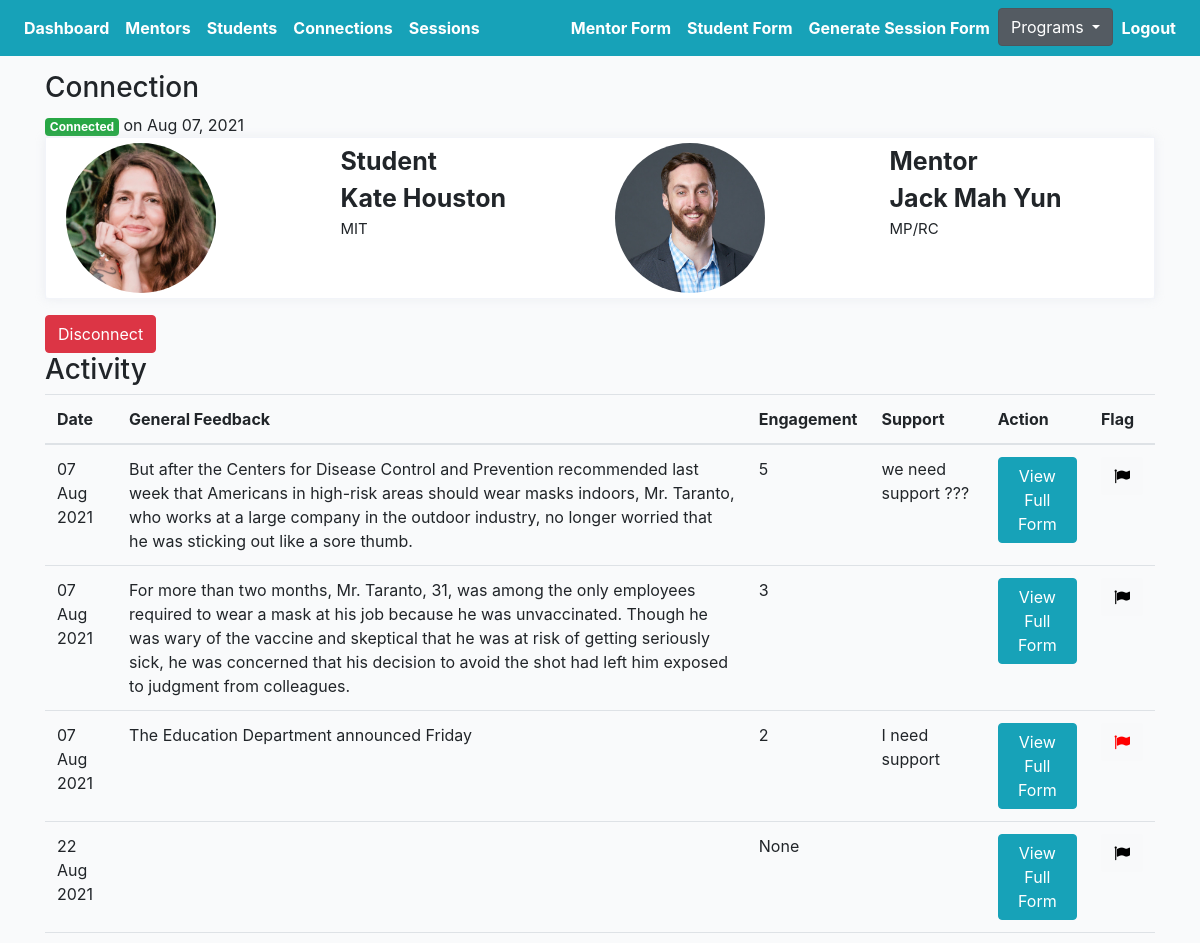
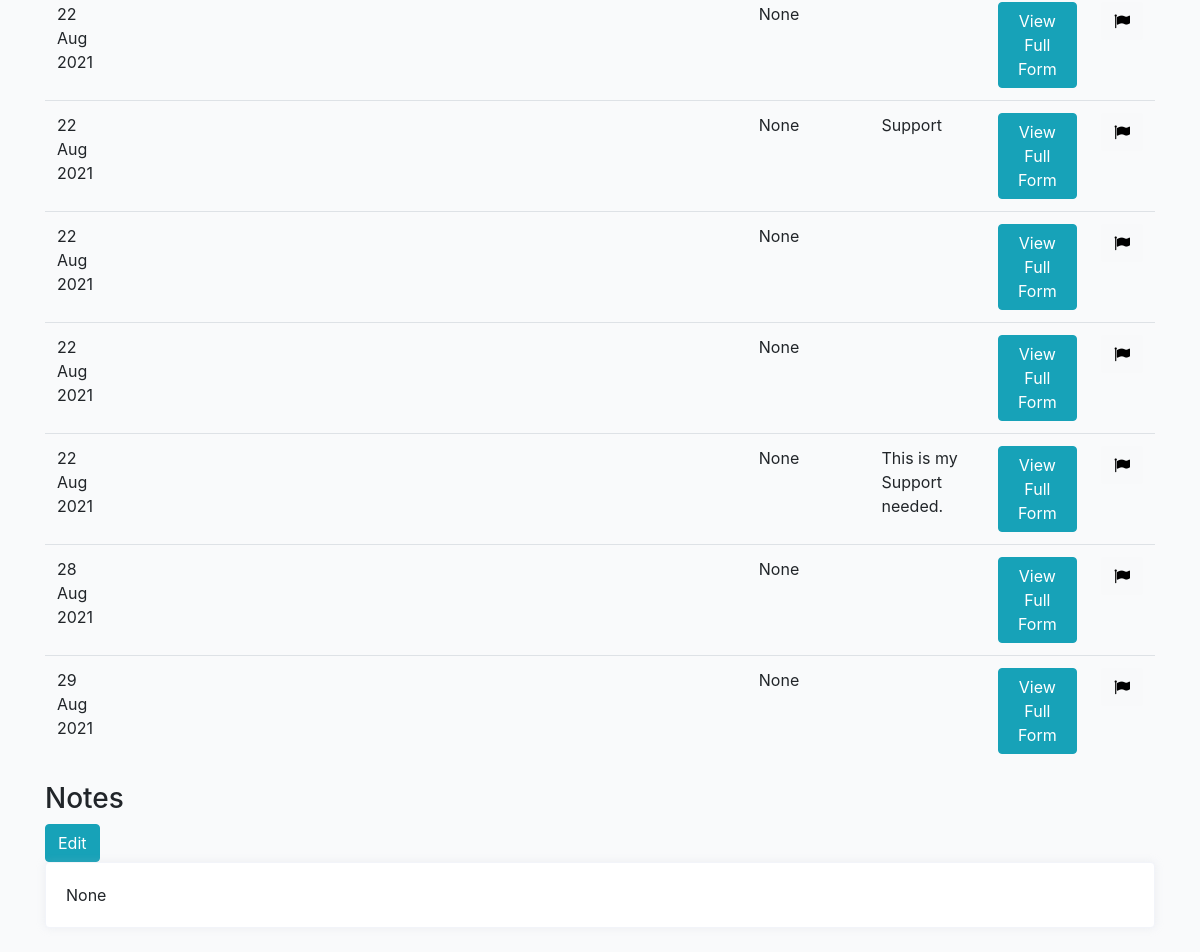
The page /mentoring/23/connection-detail (signed in) on the database its author committed (2 pictures, top to bottom).
### mprofiles/models.py (models this page shows, shortened)
class Connection(models.Model):
    student = models.ForeignKey(Student, on_delete=models.CASCADE, related_name='student')
    mentor = models.ForeignKey(Mentor, on_delete=models.CASCADE, related_name='mentor')
    status = models.CharField(max_length=200, choices=STATUS_CHOICES)
    updated = models.DateTimeField(auto_now=True)
    created = models.DateTimeField(auto_now_add=True)
    flag = models.BooleanField(default=False)
    note = models.TextField(null=True, blank=True, max_length=1000)

class Student(models.Model):
    avatar = models.ImageField(default='avatar.png', upload_to='avatars/')
    first_name = models.CharField(max_length=200, blank=True)
    last_name = models.CharField(max_length=200, blank=True)
    email = models.EmailField(max_length=200, blank=True)
    phone = models.CharField(max_length=200, blank=True)
    address = models.CharField(max_length=200, blank=True)
    grade = models.CharField(max_length=200, blank=True)
    school = models.CharField(max_length=200, blank=True)
    academic_advisor = models.ForeignKey(Academicadvisor, null=True, blank=True, on_delete=models.CASCADE, related_name='academic_advisor')
    academic_advisor_email = models.EmailField(max_length=200, blank=True)
    reason = models.TextField(null=True, blank=True, max_length=1000)
    know = models.TextField(null=True, blank=True, max_length=1000)
    question1 = models.CharField(max_length=200, choices=QUESTION_CHOICES)
    answer1 = models.TextField(null=True, blank=True, max_length=1000)
    question2 = models.CharField(max_length=200, choices=QUESTION_CHOICES)
    answer2 = models.TextField(null=True, blank=True, max_length=1000)
    prefer_sex = models.CharField(max_length=200, choices=GENDER_CHOICES)
    geographical = models.CharField(max_length=200, choices=GEOGRAPHICAL_CHOICES)
    commit = models.CharField(null=True, blank=True, max_length=200, choices=YES_NO)
    available = models.CharField(null=True, blank=True, max_length=200, choices=YES_NO)
    seminar = models.CharField(null=True, blank=True, max_length=200, choices=YES_NO)
    understand = models.CharField(null=True, blank=True, max_length=200, choices=YES_NO)
    signature = models.CharField(null=True, blank=True, max_length=200, choices=YES_NO)
    updated = models.DateTimeField(auto_now=True)
    created = models.DateTimeField(auto_now_add=True)
    slug = models.SlugField(unique=True, blank=True)
    flag = models.BooleanField(default=False)
    note = models.TextField(null=True, blank=True, max_length=1000)
    __initial_first_name = None
    __initial_last_name = None
    def __init__(self, *args, **kwargs):
        super().__init__(*args, **kwargs)
        self.__initial_first_name = self.first_name
        self.__initial_last_name = self.last_name

class Mentor(models.Model):
    avatar = models.ImageField(default='avatar.png', upload_to='avatars/')
    first_name = models.CharField(max_length=200, blank=True)
    last_name = models.CharField(max_length=200, blank=True)
    email = models.EmailField(max_length=200, blank=True)
    phone = models.CharField(max_length=200, blank=True)
    address = models.CharField(max_length=200, blank=True)
    spanish = models.CharField(null=True, blank=True, max_length=200, choices=SPANISH_CHOICES)
    language = models.TextField(null=True, blank=True, max_length=1000)
    emergency_contact = models.TextField(null=True, blank=True, max_length=1000)
    employment_status = models.CharField(max_length=200, choices=EMPLOYMENT_CHOICES)
    employer_info = models.TextField(null=True, blank=True, max_length=1000)
    partner = models.CharField(null=True, blank=True, max_length=200, choices=PARTNER_CHOICES)
    hear = models.TextField(null=True, blank=True, max_length=1000)
    experience = models.TextField(null=True, blank=True, max_length=1000)
    reason = models.TextField(null=True, blank=True, max_length=1000)
    know = models.TextField(null=True, blank=True, max_length=1000)
    question1 = models.CharField(null=True, blank=True, max_length=200, choices=QUESTION_CHOICES)
    answer1 = models.TextField(null=True, blank=True, max_length=1000)
    question2 = models.CharField(null=True, blank=True, max_length=200, choices=QUESTION_CHOICES)
    answer2 = models.TextField(null=True, blank=True, max_length=1000)
    support = models.ManyToManyField(Support, blank=True, related_name='supports')
    prefer_sex = models.CharField(max_length=200, choices=GENDER_CHOICES)
    geographical = models.CharField(max_length=200, choices=GEOGRAPHICAL_CHOICES)
    commit = models.CharField(null=True, blank=True, max_length=200, choices=YES_NO)
    available = models.CharField(null=True, blank=True, max_length=200, choices=YES_NO)
    seminar = models.CharField(null=True, blank=True, max_length=200, choices=YES_NO)
    signature = models.TextField(null=True, blank=True, max_length=1000)
    grant = models.CharField(max_length=200, choices=GRANT_CHOICES)
    cont_student_bridge = models.TextField(null=True, blank=True, max_length=1000)
    check = models.CharField(null=True, blank=True, max_length=200, choices=YES_NO)
    question = models.TextField(null=True, blank=True, max_length=1000)
    friends = models.ManyToManyField(Student, blank=True, related_name='mentors')
    updated = models.DateTimeField(auto_now=True)
    created = models.DateTimeField(auto_now_add=True)
    slug = models.SlugField(unique=True, blank=True)
    flag = models.BooleanField(default=False)
    note = models.TextField(null=True, blank=True, max_length=1000)
    ethnic = models.CharField(null=True, blank=True, max_length=200, choices=ETHNIC_CHOICES)
    __initial_first_name = None
    __initial_last_name = None
    def __init__(self, *args, **kwargs):
        super().__init__(*args, **kwargs)
        self.__initial_first_name = self.first_name
        self.__initial_last_name = self.last_name

class Session(models.Model):
    connection = models.ForeignKey(Connection, on_delete=models.CASCADE)
    meet = models.IntegerField(null=True, blank=True)
    dialogue = models.CharField(null=True, blank=True, max_length=200, choices=YES_NO)
    length = models.FloatField(null=True, blank=True)
    summary = models.TextField(null=True, blank=True, max_length=1000)
    help = models.TextField(null=True, blank=True, max_length=1000)
    change = models.TextField(null=True, blank=True, max_length=1000)
    rate = models.IntegerField(null=True, blank=True)
    meaningful = models.IntegerField(null=True, blank=True)
    support = models.TextField(null=True, blank=True, max_length=1000)
    elaborate = models.TextField(null=True, blank=True, max_length=1000)
    urgent = models.TextField(null=True, blank=True, max_length=1000)
    question = models.TextField(null=True, blank=True, max_length=1000)
    updated = models.DateTimeField(auto_now=True)
    created = models.DateTimeField(auto_now_add=True)
    submit_status = models.BooleanField(default=False)
    flag = models.BooleanField(default=False)
    urgent_check = models.BooleanField(default=False)
    def get_absolute_url(self):
        return reverse("mprofiles:session-detail", kwargs={"pk": self.pk})

### mprofiles/views.py (the view)
# urls.py: path('<pk>/connection-detail', ConnectionDetailView.as_view(), name='connection-profile-detail'),
@method_decorator(login_required, name='dispatch')
@method_decorator(allowed_users(allowed_roles=['mentor', 'admin']), name='dispatch')
class ConnectionDetailView(DetailView):
    model = Connection
    template_name = 'mentor/connection-detail.html'
    def get_object(self):
        pk = self.kwargs.get('pk')
        connection = Connection.objects.get(pk=pk)
        return connection
    def get_context_data(self, **kwargs):
        context = super().get_context_data(**kwargs)
        pk = self.kwargs.get('pk')
        connection = Connection.objects.get(pk=pk)
        sessions = Session.objects.filter(submit_status=True).filter(connection=connection)
        sessions_ = []
        for item in sessions:
            sessions_.append(item)
        context["sessions"] = sessions_
        return context

### templates/mentor/connection-detail.html (shortened to what this page needs)
{% extends 'mbase.html' %}
{% load static %}
{% block stylesheet %}{% static '/css/profile.css' %}{% endblock %}
{% block content %}
<h3>Connection</h3>
{% if connection.status == 'connected' %}
<div><span class="badge badge-success">Connected</span><span> on {{connection.created | date:"M d, Y" }}</span></div>
{% elif connection.status == 'disconnected' %}
<div><span class="badge badge-danger">Disconnected</span><span> on {{connection.updated | date:"M d, Y" }}</span></div>
{% elif connection.status == 'inactive' %}
<div><span class="badge badge-warning">Inactive</div>
{% endif %}
<div class="profile-page tx-13">
    <div class="row">
        <div class="col-12 grid-margin">
            <div class="profile-header">
                <div class="header-links">
                    <div class="container header">
                        <div class="row">
                            <div class="col">
                                <div class="row">
                                    <div class="col">
                                        <img class="profile-pic" src="{{connection.student.avatar.url}}" alt="profile">
                                    </div>
                                    <div class="col">
                                        <div style="font-size:25px; font-weight:bold" class="profile-name">
                                            Student</div>
                                        <div style="font-size:25px; font-weight:bold" class="profile-name">
                                            {{connection.student.first_name}}
                                            {{connection.student.last_name}}</div>
                                        <div style="font-size:15px" class="profile-name">
                                            {{connection.student.school}}</div>
                                    </div>
                                </div>
                            </div>
                            <div class="col">
                                <div class="row">
                                    <div class="col">
                                        <img class="profile-pic" src="{{connection.mentor.avatar.url}}" alt="profile">
                                    </div>
                                    <div class="col">
                                        <div style="font-size:25px; font-weight:bold" class="profile-name">
                                            Mentor</div>
                                        <div style="font-size:25px; font-weight:bold" class="profile-name">
                                            {{connection.mentor.first_name}}
                                            {{connection.mentor.last_name}}</div>
                                        <div style="font-size:15px" class="profile-name">
                                            {{connection.mentor.geographical}}</div>
                                    </div>
                                </div>
                            </div>
                        </div>
                    </div>
                </div>
            </div>
        </div>
    </div>
</div>
{% if connection.status == 'connected' %}
<form action="{% url 'profiles:remove-connect' %}" method="POST">
    <button type="submit" class="btn btn-danger">Disconnect</button>
</form>
{% elif connection.status == 'disconnected' %}
<a href="{% url 'profiles:student-detail-view' connection.student.slug %}"><button type="submit"
        class="btn btn-info">Connect
        Tutor</button></a>
{% endif %}
<h3>Activity</h3>
<div class="table-responsive-lg">
    <table class="table">
        <thead>
            <tr>
                <th scope="col">Date</th>
                <th scope="col">General Feedback</th>
                <th scope="col">Engagement</th>
                <th scope="col">Support</th>
                <th scope="col">Action</th>
                <th scope="col">Flag</th>
            </tr>
        </thead>
        <tbody>
            {% for obj in sessions %}
            <tr>
                <td>{{obj.updated|date:"d M Y"}}</td>
                <td>{{obj.summary}}</td>
                <td>{{obj.rate}}</td>
                <td>{{obj.support}}</td>
                <td><a href="{{obj.get_absolute_url}}"><button type="submit" class="btn btn-info">View Full
                            Form</button></a></td>
                <td>
                    <form action="{% url 'mprofiles:flag-session' %}" method="POST" class='like-form' id='{{obj.id}}'>
                        <button type="submit" class="like_btn btn btn-light like-btn{{obj.id}}">
                            {% if obj.flag == False %}
                            <i class="fa fa-flag thumb{{obj.id}}" style="color:black"></i>
                            {% else %}
                            <i class="fa fa-flag thumb{{obj.id}}" style="color:red"></i>
                            {% endif %}
                        </button>
                    </form>
                </td>
            </tr>
            {% endfor %}
        </tbody>
    </table>
</div>
<h3>Notes</h3>
<a href="{% url 'mprofiles:connection-note-update-profile' connection.pk %}"><button type="submit"
        class="btn btn-info">Edit</button></a>
<div class="row">
    <div class="col-sm-12">
        <div class="card h-100">
            <div class="card-body">
                <p class="card-text">{{connection.note}}</p>
            </div>
        </div>
    </div>
</div>
{% endblock content %}

### core/static/css/base.css (style rules this page uses)
.container { width: 100%; padding-right: 15px; padding-left: 15px; margin-right: auto; margin-left: auto; margin-top: 55px; }
body { background:#FAFAFA; }

### core/static/css/profile.css (style rules this page uses)
body { background-color: #f9fafb; margin-top:0px; }
.profile-page .profile-header { box-shadow: 0 0 10px 0 rgba(183, 192, 206, 0.2); border: 1px solid #f2f4f9; }
.profile-page .profile-header .header-links { padding: 5px; display: -webkit-flex; display: flex; -webkit-justify-content: center; justify-content: center; background: #fff; border-radius: 0 0 .25rem .25rem; }
img { vertical-align: middle; border-style: none; }
.grid-margin { margin-bottom: 1rem; }
.card { box-shadow: 0 0 10px 0 rgba(183, 192, 206, 0.2); -webkit-box-shadow: 0 0 10px 0 rgba(183, 192, 206, 0.2); -moz-box-shadow: 0 0 10px 0 rgba(183, 192, 206, 0.2); -ms-box-shadow: 0 0 10px 0 rgba(183, 192, 206, 0.2); }
.card { position: relative; display: flex; flex-direction: column; min-width: 0; word-wrap: break-word; background-color: #fff; background-clip: border-box; border: 1px solid #f2f4f9; border-radius: 0.25rem; }
.profile-pic { border-radius: 50%; height: auto; width: 150px; }
.container .header { margin-top: 0px; }

### rows shown on the page
Connection: created "Aug 07, 2021", student.avatar (picture), student.first_name "Kate", student.last_name "Houston", student.school "MIT", mentor.avatar (picture), mentor.first_name "Jack", mentor.last_name "Mah Yun", mentor.geographical "MP/RC", note "None"
Session: updated "07 Aug 2021", summary "But after the Centers for Disease Control and Prevention recommended last week that Americans in high-risk areas should wear masks indoors, Mr. Taranto, who works at a large company in the outdoor industry, no longer worried that he was sticking out like a sore thumb.", rate "5", support "we need support ???"
Session: updated "07 Aug 2021", summary "For more than two months, Mr. Taranto, 31, was among the only employees required to wear a mask at his job because he was unvaccinated. Though he was wary of the vaccine and skeptical that he was at risk of getting seriously sick, he was concerned that his decision to avoid the shot had left him exposed to judgment from colleagues.", rate "3"
Session: updated "07 Aug 2021", summary "The Education Department announced Friday", rate "2", support "I need support"
Session: updated "22 Aug 2021", rate "None"
Session: updated "22 Aug 2021", rate "None"
Session: updated "22 Aug 2021", rate "None", support "Support"
Session: updated "22 Aug 2021", rate "None"
Session: updated "22 Aug 2021", rate "None"
Session: updated "22 Aug 2021", rate "None", support "This is my Support needed."
Session: updated "28 Aug 2021", rate "None"
Session: updated "29 Aug 2021", rate "None"
